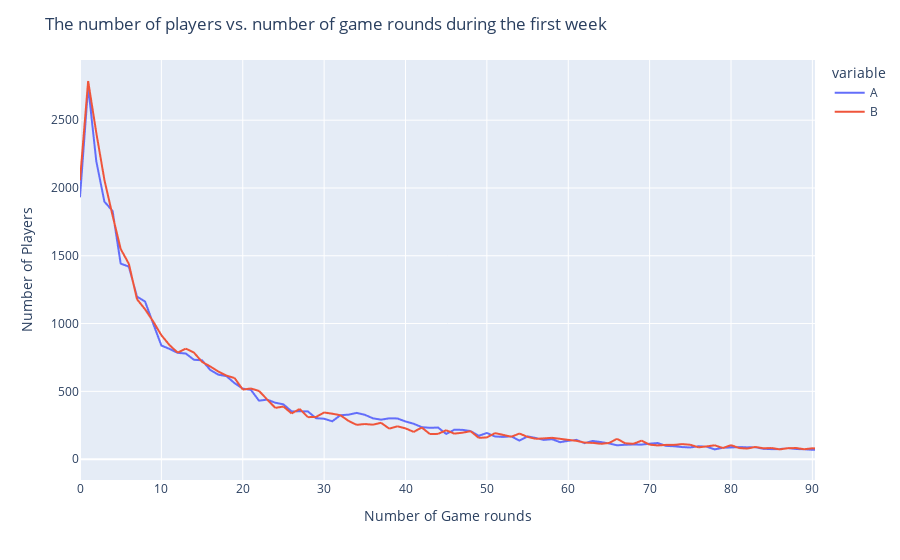

The notebook cell saved with this chart:
### Code cell
px.line(df_distrib.reset_index(), x='num_rounds', y=['A', 'B']).update_layout(
    yaxis_title="Number of Players", xaxis_title="Number of Game rounds", title="The number of players vs. number of game rounds during the first week"
    )

### Figure 1 — Plotly figure (JSON) as saved in the notebook; plotly's stock layout.template omitted (floating-point values rounded to 4 significant figures; data arrays with more than 128 entries replaced by an {"elided": "..."} marker saying what was removed)
{"data": [{"hovertemplate": "variable=A<br>num_rounds=%{x}<br>value=%{y}<extra></extra>", "legendgroup": "A", "line": {"color": "#636efa", "dash": "solid"}, "marker": {"symbol": "circle"}, "mode": "lines", "name": "A", "showlegend": true, "type": "scattergl", "x": {"elided": "778 int values"}, "xaxis": "x", "y": {"elided": "778 int values"}, "yaxis": "y"}, {"hovertemplate": "variable=B<br>num_rounds=%{x}<br>value=%{y}<extra></extra>", "legendgroup": "B", "line": {"color": "#EF553B", "dash": "solid"}, "marker": {"symbol": "circle"}, "mode": "lines", "name": "B", "showlegend": true, "type": "scattergl", "x": {"elided": "778 int values"}, "xaxis": "x", "y": {"elided": "778 int values"}, "yaxis": "y"}], "layout": {"autosize": true, "legend": {"title": {"text": "variable"}, "tracegroupgap": 0}, "margin": {"t": 60}, "title": {"text": "The number of players vs. number of game rounds during the first week"}, "xaxis": {"anchor": "y", "autorange": false, "domain": [0, 1], "range": [0, 90.32], "title": {"text": "Number of Game rounds"}, "type": "linear"}, "yaxis": {"anchor": "x", "autorange": true, "domain": [0, 1], "range": [-153.9, 2944.0], "title": {"text": "Number of Players"}, "type": "linear"}}}
